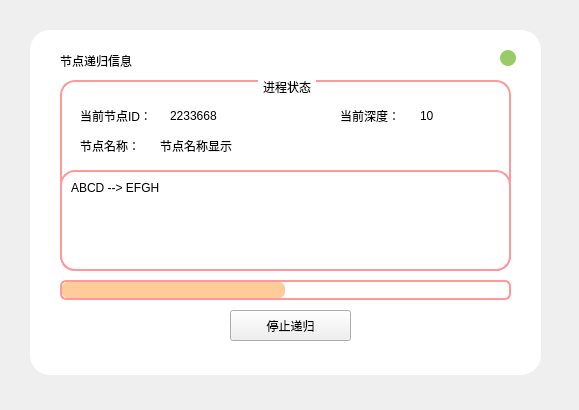
<?xml version="1.0" encoding="UTF-8"?>
<ui version="4.0">
 <class>Form</class>
 <widget class="QWidget" name="Form">
  <property name="geometry">
   <rect>
    <x>0</x>
    <y>0</y>
    <width>579</width>
    <height>410</height>
   </rect>
  </property>
  <property name="windowTitle">
   <string>节点递归信息</string>
  </property>
  <property name="windowIcon">
   <iconset resource="images_dl.qrc">
    <normaloff>:/Icon/images/bilidownloader.ico</normaloff>:/Icon/images/bilidownloader.ico</iconset>
  </property>
  <property name="styleSheet">
   <string notr="true">*{
	font: 14px &quot;Microsoft YaHei&quot;;
	color:rgb(0, 0, 0);
}
/* 主体颜色
.QWidget#centralwidget{
	background-color: rgb(156, 156, 156);
	border-radius:20px;
} */
QLabel{
	color: rgb(0, 0, 0);
}

.QWidget#mainwidget{
	background-color: rgb(255, 255, 255);
	border-radius:20px;
}

/* 编辑框样式 */
QLineEdit{
	color: rgb(0, 0, 0);
	background-color: rgb(255, 255, 255);
	border-radius: 15px;
	border: 2px solid rgb(255, 153, 153);
	padding-left: 5px;
	padding-right: 5px;
}
QLineEdit:hover{
	color: rgb(0, 0, 0);
	background-color: rgb(255, 238, 238);
}

/* 按钮样式 */
QPushButton[flat=&quot;false&quot;]{
	background-color: rgb(255, 153, 153);
	color: rgb(255, 255, 255);
	border-radius: 15px;
	font: 15px &quot;Microsoft YaHei&quot;;
}
QPushButton:hover{
	background-color: qlineargradient(spread:pad, x1:0, y1:0, x2:1, y2:1, stop:0 rgba(255, 153, 153, 255), stop:1 rgba(255, 136, 136, 255));
}
QPushButton:pressed{
	background-color: qlineargradient(spread:pad, x1:0, y1:0, x2:1, y2:1, stop:0 rgba(190, 115, 115, 255), stop:1 rgba(255, 153, 153, 255));
}
QPushButton#btnclose{
	background-color: rgb(255, 102, 102);
	border-radius:8px;
}
QPushButton#btnclose:pressed{
	background-color: rgb(200, 80, 80);
}
QPushButton#btnmax{
	background-color: rgb(255, 255, 102);
	border-radius:8px;
}
QPushButton#btnmax:pressed{
	background-color: rgb(195, 195, 78);
}
QPushButton#btnmin{
	background-color: rgb(153, 204, 102);
	border-radius:8px;
}
QPushButton#btnmin:pressed{
	background-color: rgb(126, 168, 83);
}

/* 进度条样式 */
QProgressBar{
	border: 2px solid rgb(255, 153, 153);
	height: 10px;
	background-color: rgb(255, 255, 255);
	font: 16px &quot;Microsoft YaHei&quot;;
	border-radius:6px;
	color: rgb(0, 0, 0);
}
QProgressBar::chunk{
	background-color: rgb(255, 204, 153);
	border-radius:6px;
}

/* 选择表样式 */
QListWidget{
	border: 2px solid rgb(255, 153, 153);
	border-radius:15px;
	padding: 5px;
	background-color: rgb(255, 255, 255);
}
QListWidget::item{
	border: 1px dashed rgb(255, 204, 153);
	border-radius: 5px;
	color: rgb(0, 0, 0);
	background-color: rgb(255, 255, 255);
}
QListWidget::item:hover{
	color: rgb(0, 0, 0);
	background-color: rgb(255, 204, 153);
}
QListWidget::item:focus{
	color: rgb(0, 0, 0);
}

/* 选择框样式 */
QComboBox{
	border-radius: 15px;
	border: 2px solid rgb(255, 153, 153);
	padding-left: 5px;
	padding-right: 5px;
	color: rgb(0, 0, 0);
	background-color: rgb(255, 255, 255);
}
QComboBox:hover{
	color: rgb(0, 0, 0);
	background: rgb(255, 238, 238)
}
QComboBox QAbstractItemView{
	color: rgb(0, 0, 0);
	background-color: rgb(255, 255, 255);
	border: 2px solid rgb(255, 153, 153);
	selection-background-color: rgb(255, 204, 153)
}
QComboBox::drop-down {
     subcontrol-origin: padding;
     subcontrol- position :  top  left;
     width :  28px ;
     border: none;
}
QComboBox::down-arrow{
	image: url(:/combo/images/dd.png);
}
QComboBox::down-arrow:hover{
	image: url(:/combo/images/dd1.png);
}
QComboBox::down-arrow:pressed{
	image: url(:/combo/images/dd2.png);
}

/* 文本框样式 */
QPlainTextEdit{
	border-radius: 15px;
	border: 2px solid rgb(255, 153, 153);
	padding: 5px;
	color: rgb(0, 0, 0);
	background-color: rgb(255, 255, 255);
}

/* Title Frame样式 */
QFrame#title{
	background-image: url(:/title/images/title.png);
	border: none;
}

/* 分组框样式 */
QGroupBox{
	border: 2px solid rgb(255, 153, 153);
	border-radius: 15px;
	margin-top: 2ex;
}
QGroupBox::title{
	subcontrol-origin: margin;
	subcontrol-position: top center;
	padding: 0 3px;
	color: rgb(0, 0, 0);
}

/* 组合框样式 */
QCheckBox{
	color: rgb(0, 0, 0);
}


/* 树形框样式 */
QTreeWidget{
	color: rgb(0, 0, 0);
	background-color: rgb(255, 255, 255);
	border: 2px solid rgb(255, 153, 153);
	border-radius: 15px;
	padding: 5px;
}
QTreeWidget::item{
	color: rgb(0, 0, 0);
	background-color: rgb(255, 255, 255);
	border: 1px dashed rgb(255, 204, 153);
	border-radius: 5px;
}
QTreeWidget::item:hover{
	color: rgb(0, 0, 0);
	background-color: rgb(255, 204, 153);
}
</string>
  </property>
  <widget class="QWidget" name="mainwidget" native="true">
   <property name="geometry">
    <rect>
     <x>30</x>
     <y>30</y>
     <width>511</width>
     <height>345</height>
    </rect>
   </property>
   <widget class="QLabel" name="label_1">
    <property name="geometry">
     <rect>
      <x>30</x>
      <y>10</y>
      <width>141</width>
      <height>41</height>
     </rect>
    </property>
    <property name="font">
     <font>
      <family>微软雅黑</family>
      <pointsize>9</pointsize>
      <weight>50</weight>
      <italic>false</italic>
      <bold>false</bold>
     </font>
    </property>
    <property name="styleSheet">
     <string notr="true">*{
	font: 18px &quot;微软雅黑&quot;;
}
</string>
    </property>
    <property name="text">
     <string>节点递归信息</string>
    </property>
   </widget>
   <widget class="QProgressBar" name="progressBar">
    <property name="geometry">
     <rect>
      <x>30</x>
      <y>250</y>
      <width>451</width>
      <height>20</height>
     </rect>
    </property>
    <property name="toolTip">
     <string>正在探查节点，总节点数未知，此处仅显示忙碌状态</string>
    </property>
    <property name="minimum">
     <number>0</number>
    </property>
    <property name="maximum">
     <number>0</number>
    </property>
    <property name="value">
     <number>0</number>
    </property>
    <property name="textVisible">
     <bool>false</bool>
    </property>
   </widget>
   <widget class="QPushButton" name="pushButton">
    <property name="geometry">
     <rect>
      <x>200</x>
      <y>280</y>
      <width>121</width>
      <height>31</height>
     </rect>
    </property>
    <property name="text">
     <string>停止递归</string>
    </property>
   </widget>
   <widget class="QPushButton" name="btnmin">
    <property name="geometry">
     <rect>
      <x>470</x>
      <y>20</y>
      <width>16</width>
      <height>16</height>
     </rect>
    </property>
    <property name="text">
     <string/>
    </property>
    <property name="flat">
     <bool>true</bool>
    </property>
   </widget>
   <widget class="QGroupBox" name="groupBox">
    <property name="geometry">
     <rect>
      <x>30</x>
      <y>50</y>
      <width>451</width>
      <height>191</height>
     </rect>
    </property>
    <property name="title">
     <string>进程状态</string>
    </property>
    <widget class="QLabel" name="label">
     <property name="geometry">
      <rect>
       <x>20</x>
       <y>20</y>
       <width>91</width>
       <height>31</height>
      </rect>
     </property>
     <property name="text">
      <string>当前节点ID：</string>
     </property>
    </widget>
    <widget class="QLabel" name="label_3">
     <property name="geometry">
      <rect>
       <x>20</x>
       <y>50</y>
       <width>91</width>
       <height>31</height>
      </rect>
     </property>
     <property name="text">
      <string>节点名称：</string>
     </property>
    </widget>
    <widget class="QLabel" name="label_2">
     <property name="geometry">
      <rect>
       <x>280</x>
       <y>20</y>
       <width>81</width>
       <height>31</height>
      </rect>
     </property>
     <property name="text">
      <string>当前深度：</string>
     </property>
    </widget>
    <widget class="QLabel" name="label_4">
     <property name="geometry">
      <rect>
       <x>100</x>
       <y>50</y>
       <width>331</width>
       <height>31</height>
      </rect>
     </property>
     <property name="text">
      <string>节点名称显示</string>
     </property>
    </widget>
    <widget class="QLabel" name="label_5">
     <property name="geometry">
      <rect>
       <x>110</x>
       <y>20</y>
       <width>141</width>
       <height>31</height>
      </rect>
     </property>
     <property name="text">
      <string>2233668</string>
     </property>
    </widget>
    <widget class="QLabel" name="label_6">
     <property name="geometry">
      <rect>
       <x>360</x>
       <y>20</y>
       <width>81</width>
       <height>31</height>
      </rect>
     </property>
     <property name="text">
      <string>10</string>
     </property>
    </widget>
    <widget class="QPlainTextEdit" name="plainTextEdit">
     <property name="geometry">
      <rect>
       <x>0</x>
       <y>90</y>
       <width>451</width>
       <height>101</height>
      </rect>
     </property>
     <property name="readOnly">
      <bool>true</bool>
     </property>
     <property name="plainText">
      <string>ABCD --&gt; EFGH</string>
     </property>
    </widget>
   </widget>
  </widget>
 </widget>
 <resources>
  <include location="images_dl.qrc"/>
 </resources>
 <connections/>
</ui>
